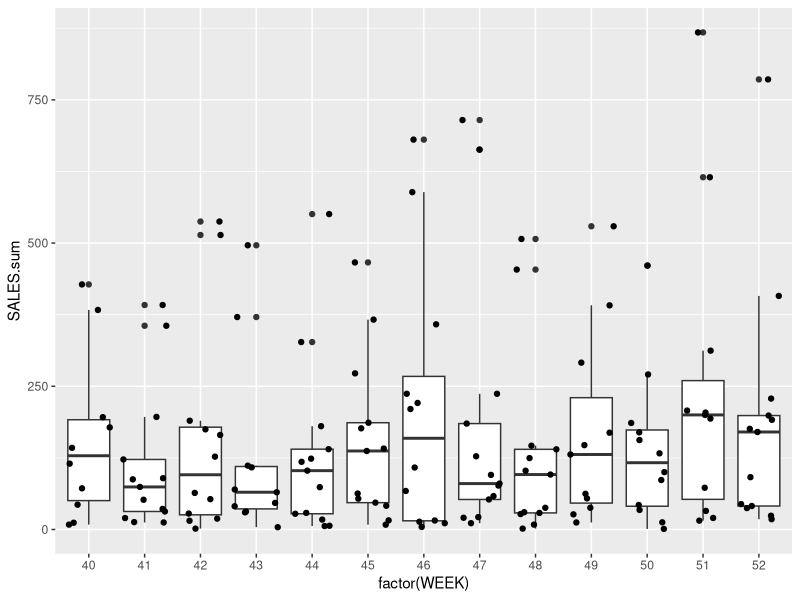
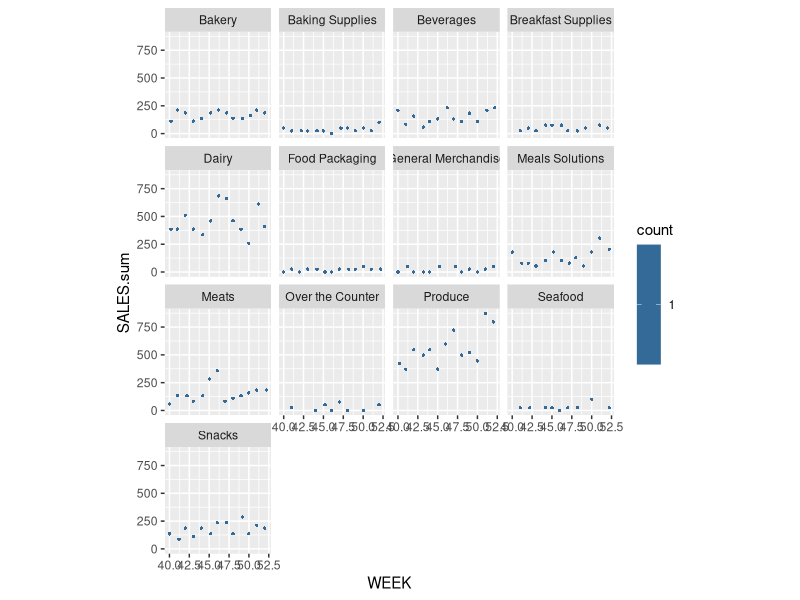

Source code (R) for these figures, in order:

library(doBy)

#IMPORTING CSV FILES AND ASSIGNING VARIABLE
val <- read.csv("VALDATA.csv", header=TRUE)
tran <- read.csv("TRANDATA.csv", header=TRUE)
target <- read.csv("TARGET.csv", header=TRUE)
stores <- read.csv("STORES.csv", header=TRUE)
customers <- read.csv("CUSTOMERS.csv", header=TRUE)

#STORES TOTAL SUM
sum(val$SALES[val[,"STORE_ID"] == 20001319])
sum(val$SALES[val[,"STORE_ID"] == 20001321])
sum(val$SALES[val[,"STORE_ID"] == 20001323])
sum(val$SALES[val[,"STORE_ID"] == 20004029])
sum(val$SALES[val[,"STORE_ID"] == 20004053])

#STORES 2012 SUM
sum(val[ val$STORE_ID == 20001319 & val$YEAR == 2012, 10])
sum(val[ val$STORE_ID == 20001321 & val$YEAR == 2012, 10])
sum(val[ val$STORE_ID == 20001323 & val$YEAR == 2012, 10])
sum(val[ val$STORE_ID == 20004029 & val$YEAR == 2012, 10])
sum(val[ val$STORE_ID == 20004053 & val$YEAR == 2012, 10])

#STORE 20001319 SUM BETWEEN WEEK 20 AND 30 IN 2013
store1Data2012 <- sum(val[val$STORE_ID == 20001319 & val$YEAR == 2012 & val$WEEK >= 20 & val$WEEK <= 30, 10])
store1Data2012

#DETERMING WHICH CUSTOMERS SHOPPED AT STORE 20001319 BETWEEN WEEK 20 AND 30 IN 2013
customersStore1 <- (val[val$STORE_ID == 20001319 & val$YEAR == 2012 & val$WEEK >= 20 & val$WEEK <= 30, 3])
customersStore1

tran_store1 <- tran[tran$STORE_ID=='20001319' & tran$YEAR==2011,]
sum.store1 <- summaryBy(SALES~YEAR+STORE_ID+WEEK+CAT_DESC, data=tran_store1, FUN=c(sum))
library(ggplot2)
qplot(factor(WEEK), SALES.sum, data = sum.store1, geom=c("boxplot", "jitter"))
d <- ggplot(sum.store1, aes(WEEK, SALES.sum)) + stat_binhex(na.rm = TRUE) + theme(aspect.ratio = 1)
d + facet_wrap(~ CAT_DESC)

